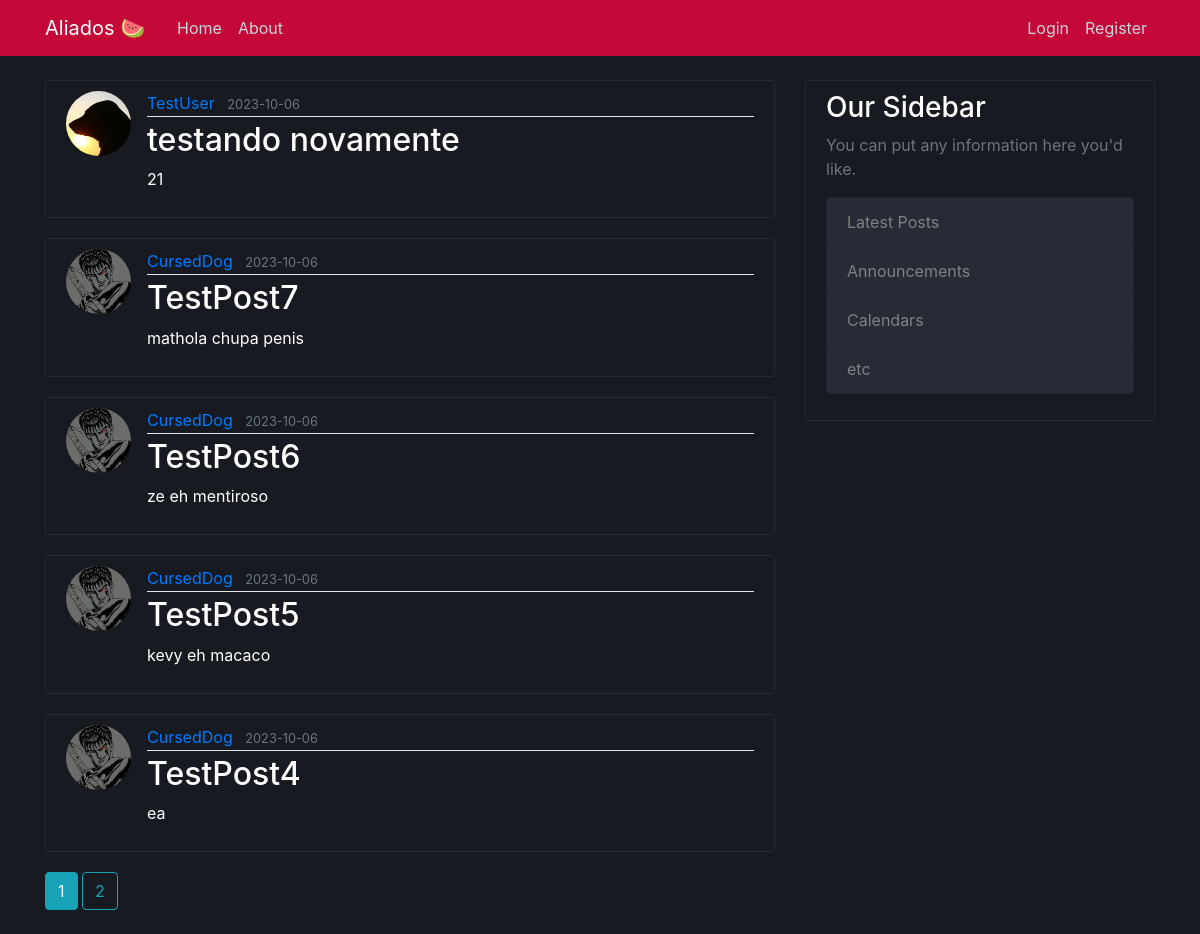
The app's page /home, older data.
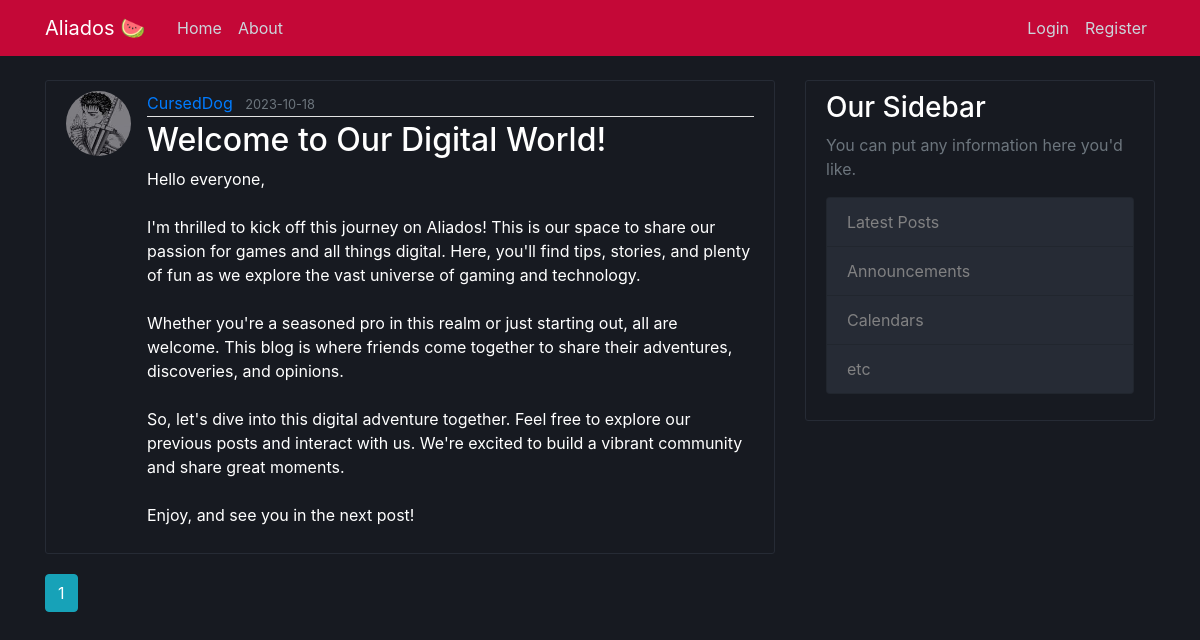
The same page, newer data.
### flaskblog/models.py (models this page shows, shortened)
class Post(db.Model):
    id = db.Column(db.Integer, primary_key=True)
    title = db.Column(db.String(100), nullable=False)
    date_posted = db.Column(db.DateTime, nullable=False, default=datetime.utcnow)
    content = db.Column(db.Text, nullable=False)
    user_id = db.Column(db.Integer, db.ForeignKey("user.id"), nullable=False)

class User(db.Model, UserMixin):
    id = db.Column(db.Integer, primary_key=True)
    username = db.Column(db.String(20), unique=True, nullable=False)
    email = db.Column(db.String(120), unique=True, nullable=False)
    image_file = db.Column(db.String(20), nullable=False, default="default.jpg")
    password = db.Column(db.String(60), nullable=False)
    posts = db.relationship("Post", backref="author", lazy=True)

### flaskblog/main/routes.py (the view)
@main.route("/")
@main.route("/home")
def home():
    page = request.args.get("page", 1, type=int)
    posts = Post.query.order_by(Post.date_posted.desc()).paginate(page=page, per_page=5)
    return render_template("home.html", posts=posts)

### flaskblog/templates/home.html
{% extends "layout.html" %}
{% block content %}
    {% for post in posts.items %}
    <article class="media content-section">
            <img class="rounded-circle article-img" src="{{ url_for('static',filename='profile_pics/' + post.author.image_file) }}">
            <div class="media-body">
            <div class="article-metadata">
                <a class="mr-2" href="{{ url_for('users.user_posts', username=post.author.username) }}">{{ post.author.username }}</a>
                <small class="text-muted">{{ post.date_posted.strftime('%Y-%m-%d') }}</small>
            </div>
            <h2><a class="article-title" href="{{ url_for('posts.post', post_id=post.id) }}">{{ post.title }}</a></h2>
            <p class="article-content">{{ post.content }}</p>
            </div>
      </article>
    {% endfor %}
    {% for page_num in posts.iter_pages(left_edge=1,right_edge=1,left_current=1,right_current=2) %}
      {% if page_num %}
        {% if posts.page == page_num %}
        <a class="btn btn-info mb-4" href="{{ url_for('main.home', page=page_num) }}">{{ page_num }}</a>
        {% else %}
        <a class="btn btn-outline-info mb-4" href="{{ url_for('main.home', page=page_num) }}">{{ page_num }}</a>
        {% endif %}
      {% else %}
        ...
      {% endif %}
    {% endfor %}
{% endblock content %}

Row changes from the older to the newer data that the page shows:
removed Post: image_file (placeholder picture), author.username "TestUser", date_posted "2023-10-06", title "testando novamente", content "21"
removed Post: image_file (picture), author.username "CursedDog", date_posted "2023-10-06", title "TestPost7", content "mathola chupa penis"
removed Post: image_file (picture), author.username "CursedDog", date_posted "2023-10-06", title "TestPost6", content "ze eh mentiroso"
removed Post: image_file (picture), author.username "CursedDog", date_posted "2023-10-06", title "TestPost5", content "kevy eh macaco"
removed Post: image_file (picture), author.username "CursedDog", date_posted "2023-10-06", title "TestPost4", content "ea"
added Post: image_file (picture), author.username "CursedDog", date_posted "2023-10-18", title "Welcome to Our Digital World!", content "Hello everyone, I'm thrilled to kick off this journey on Aliados! This is our space to share our passion for games and all things digital. Here, you'll find tips, stories, and plenty of fun as we explore the vast universe of gaming and technology. Whether you're a seasoned pro in this realm or just starting out, all are welcome. This blog is where friends come together to share their adventures, discoveries, and opinions. So, let's dive into this digital adventure together. Feel free to explore our previous posts and interact with us. We're excited to build a vibrant community and share great moments. Enjoy, and see you in the next post!"
Text that changed along with them:
list line gone: "2"
